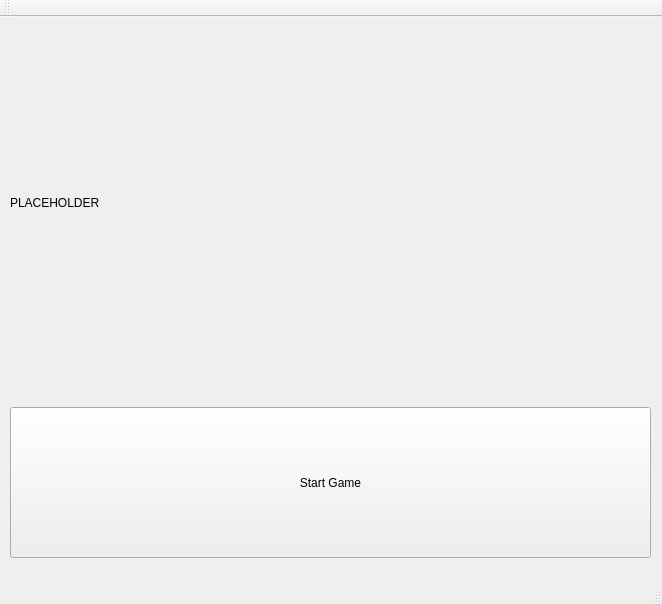
<?xml version="1.0" encoding="UTF-8"?>
<ui version="4.0">
 <class>Welcome</class>
 <widget class="QMainWindow" name="Welcome">
  <property name="geometry">
   <rect>
    <x>0</x>
    <y>0</y>
    <width>662</width>
    <height>604</height>
   </rect>
  </property>
  <property name="windowTitle">
   <string>Welcome</string>
  </property>
  <widget class="QWidget" name="centralWidget">
   <widget class="QPushButton" name="start_game_button">
    <property name="geometry">
     <rect>
      <x>10</x>
      <y>390</y>
      <width>641</width>
      <height>151</height>
     </rect>
    </property>
    <property name="text">
     <string>Start Game</string>
    </property>
   </widget>
   <widget class="QLabel" name="welcome_label">
    <property name="geometry">
     <rect>
      <x>10</x>
      <y>10</y>
      <width>621</width>
      <height>351</height>
     </rect>
    </property>
    <property name="text">
     <string>PLACEHOLDER</string>
    </property>
   </widget>
  </widget>
  <widget class="QMenuBar" name="menuBar">
   <property name="geometry">
    <rect>
     <x>0</x>
     <y>0</y>
     <width>662</width>
     <height>21</height>
    </rect>
   </property>
  </widget>
  <widget class="QToolBar" name="mainToolBar">
   <attribute name="toolBarArea">
    <enum>TopToolBarArea</enum>
   </attribute>
   <attribute name="toolBarBreak">
    <bool>false</bool>
   </attribute>
  </widget>
  <widget class="QStatusBar" name="statusBar"/>
 </widget>
 <layoutdefault spacing="6" margin="11"/>
 <resources/>
 <connections/>
</ui>
